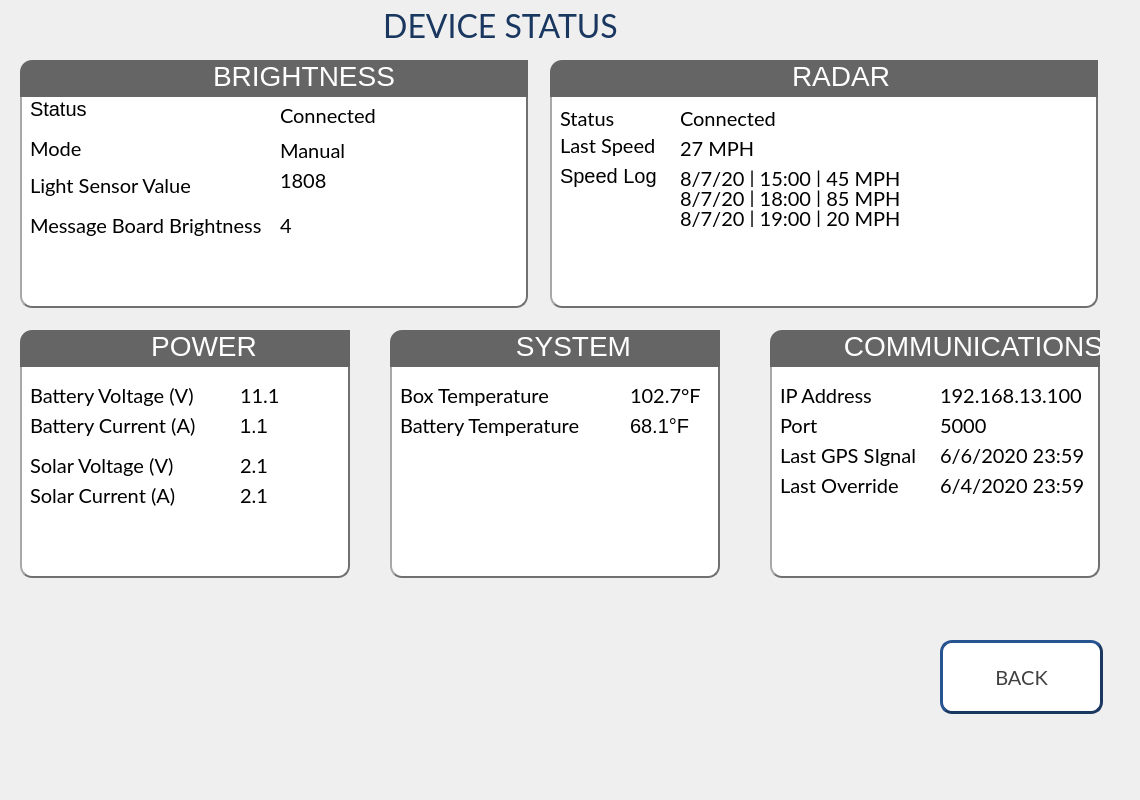
<?xml version="1.0" encoding="UTF-8"?>
<ui version="4.0">
 <class>HNS_Status_Screen</class>
 <widget class="QWidget" name="HNS_Status_Screen">
  <property name="geometry">
   <rect>
    <x>0</x>
    <y>0</y>
    <width>1140</width>
    <height>800</height>
   </rect>
  </property>
  <property name="windowTitle">
   <string>Form</string>
  </property>
  <widget class="QGroupBox" name="groupBox_3">
   <property name="geometry">
    <rect>
     <x>20</x>
     <y>60</y>
     <width>508</width>
     <height>248</height>
    </rect>
   </property>
   <property name="font">
    <font>
     <pointsize>21</pointsize>
    </font>
   </property>
   <property name="styleSheet">
    <string notr="true">QGroupBox{
	background-color:#FFFFFF;
	border-style:outset;
	border-radius:12px;
	border-radius:12px;
	border-color:#707070;
	border-width:2px
}

QGroupBox::title{
	background-color:#656565;
	color:#FFFFFF;
	padding-left:189px;
	padding-right:189px;
	padding-bottom:5px;
	subcontrol-position: top left;
	border-top-left-radius:12px;
	border-top-right-radius:12px;
}</string>
   </property>
   <property name="title">
    <string>BRIGHTNESS</string>
   </property>
   <property name="alignment">
    <set>Qt::AlignCenter</set>
   </property>
   <widget class="QLabel" name="label_40">
    <property name="geometry">
     <rect>
      <x>10</x>
      <y>40</y>
      <width>67</width>
      <height>17</height>
     </rect>
    </property>
    <property name="font">
     <font>
      <pointsize>15</pointsize>
     </font>
    </property>
    <property name="text">
     <string>Status</string>
    </property>
   </widget>
   <widget class="QLabel" name="label_41">
    <property name="geometry">
     <rect>
      <x>10</x>
      <y>80</y>
      <width>67</width>
      <height>17</height>
     </rect>
    </property>
    <property name="font">
     <font>
      <family>Lato</family>
      <pointsize>15</pointsize>
     </font>
    </property>
    <property name="text">
     <string>Mode</string>
    </property>
   </widget>
   <widget class="QLabel" name="label_42">
    <property name="geometry">
     <rect>
      <x>10</x>
      <y>110</y>
      <width>181</width>
      <height>31</height>
     </rect>
    </property>
    <property name="font">
     <font>
      <family>Lato</family>
      <pointsize>15</pointsize>
     </font>
    </property>
    <property name="text">
     <string>Light Sensor Value</string>
    </property>
   </widget>
   <widget class="QLabel" name="label_43">
    <property name="geometry">
     <rect>
      <x>10</x>
      <y>150</y>
      <width>231</width>
      <height>31</height>
     </rect>
    </property>
    <property name="font">
     <font>
      <family>Lato</family>
      <pointsize>15</pointsize>
     </font>
    </property>
    <property name="text">
     <string>Message Board Brightness</string>
    </property>
   </widget>
   <widget class="QLabel" name="LBL_Status_BrightStatus">
    <property name="geometry">
     <rect>
      <x>260</x>
      <y>40</y>
      <width>111</width>
      <height>31</height>
     </rect>
    </property>
    <property name="font">
     <font>
      <family>Lato</family>
      <pointsize>15</pointsize>
     </font>
    </property>
    <property name="text">
     <string>Connected</string>
    </property>
   </widget>
   <widget class="QLabel" name="LBL_Status_BrightMode">
    <property name="geometry">
     <rect>
      <x>260</x>
      <y>80</y>
      <width>101</width>
      <height>21</height>
     </rect>
    </property>
    <property name="font">
     <font>
      <family>Lato</family>
      <pointsize>15</pointsize>
     </font>
    </property>
    <property name="text">
     <string>Manual</string>
    </property>
   </widget>
   <widget class="QLabel" name="LBL_Status_LightInput">
    <property name="geometry">
     <rect>
      <x>260</x>
      <y>110</y>
      <width>111</width>
      <height>21</height>
     </rect>
    </property>
    <property name="font">
     <font>
      <family>Lato</family>
      <pointsize>15</pointsize>
     </font>
    </property>
    <property name="text">
     <string>1808</string>
    </property>
   </widget>
   <widget class="QLabel" name="LBL_Status_Brightness">
    <property name="geometry">
     <rect>
      <x>260</x>
      <y>150</y>
      <width>91</width>
      <height>31</height>
     </rect>
    </property>
    <property name="font">
     <font>
      <family>Lato</family>
      <pointsize>15</pointsize>
     </font>
    </property>
    <property name="text">
     <string>4</string>
    </property>
   </widget>
  </widget>
  <widget class="QLabel" name="LBL_Status_Title">
   <property name="geometry">
    <rect>
     <x>310</x>
     <y>10</y>
     <width>381</width>
     <height>31</height>
    </rect>
   </property>
   <property name="font">
    <font>
     <family>Lato</family>
     <pointsize>24</pointsize>
    </font>
   </property>
   <property name="styleSheet">
    <string notr="true">color:#1A3760</string>
   </property>
   <property name="text">
    <string>DEVICE STATUS</string>
   </property>
   <property name="alignment">
    <set>Qt::AlignCenter</set>
   </property>
  </widget>
  <widget class="QPushButton" name="PB_Status_Back">
   <property name="geometry">
    <rect>
     <x>940</x>
     <y>640</y>
     <width>163</width>
     <height>74</height>
    </rect>
   </property>
   <property name="font">
    <font>
     <family>Lato</family>
     <pointsize>15</pointsize>
    </font>
   </property>
   <property name="styleSheet">
    <string notr="true">QPushButton{
	background-color:#FFFFFF;
	color:#414141;
	border-style:outset;
	border-width:3px;
	border-color:#1A3760;
	border-radius:12px;
}</string>
   </property>
   <property name="text">
    <string>BACK</string>
   </property>
   <property name="checkable">
    <bool>false</bool>
   </property>
   <property name="checked">
    <bool>false</bool>
   </property>
  </widget>
  <widget class="QGroupBox" name="GB_Radar">
   <property name="enabled">
    <bool>true</bool>
   </property>
   <property name="geometry">
    <rect>
     <x>550</x>
     <y>60</y>
     <width>548</width>
     <height>248</height>
    </rect>
   </property>
   <property name="font">
    <font>
     <pointsize>21</pointsize>
    </font>
   </property>
   <property name="styleSheet">
    <string notr="true">QGroupBox{
	background-color:#FFFFFF;
	border-style:outset;
	border-radius:12px;
	border-radius:12px;
	border-color:#707070;
	border-width:2px
}

QGroupBox::title{
	background-color:#656565;
	color:#FFFFFF;
	padding-left:238px;
	padding-right:238px;
	padding-bottom:5px;
	subcontrol-position: top left;
	border-top-left-radius:12px;
	border-top-right-radius:12px;
}

QGroupBox:disabled{
	background-color:#CCCAC9;
}</string>
   </property>
   <property name="title">
    <string>RADAR</string>
   </property>
   <property name="alignment">
    <set>Qt::AlignCenter</set>
   </property>
   <widget class="QLabel" name="label_48">
    <property name="geometry">
     <rect>
      <x>10</x>
      <y>50</y>
      <width>67</width>
      <height>17</height>
     </rect>
    </property>
    <property name="font">
     <font>
      <family>Lato</family>
      <pointsize>15</pointsize>
     </font>
    </property>
    <property name="text">
     <string>Status</string>
    </property>
   </widget>
   <widget class="QLabel" name="label_49">
    <property name="geometry">
     <rect>
      <x>10</x>
      <y>70</y>
      <width>111</width>
      <height>31</height>
     </rect>
    </property>
    <property name="font">
     <font>
      <family>Lato</family>
      <pointsize>15</pointsize>
     </font>
    </property>
    <property name="text">
     <string>Last Speed</string>
    </property>
   </widget>
   <widget class="QLabel" name="label_50">
    <property name="geometry">
     <rect>
      <x>10</x>
      <y>100</y>
      <width>101</width>
      <height>31</height>
     </rect>
    </property>
    <property name="font">
     <font>
      <pointsize>15</pointsize>
     </font>
    </property>
    <property name="text">
     <string>Speed Log</string>
    </property>
   </widget>
   <widget class="QLabel" name="LBL_Status_RadarStatus">
    <property name="geometry">
     <rect>
      <x>130</x>
      <y>50</y>
      <width>141</width>
      <height>17</height>
     </rect>
    </property>
    <property name="font">
     <font>
      <family>Lato</family>
      <pointsize>15</pointsize>
     </font>
    </property>
    <property name="styleSheet">
     <string notr="true">QLabel:disabled{
	color:#000000;
}</string>
    </property>
    <property name="text">
     <string>Connected</string>
    </property>
   </widget>
   <widget class="QLabel" name="LBL_Status_LastSpeed">
    <property name="geometry">
     <rect>
      <x>130</x>
      <y>80</y>
      <width>111</width>
      <height>17</height>
     </rect>
    </property>
    <property name="font">
     <font>
      <family>Lato</family>
      <pointsize>15</pointsize>
     </font>
    </property>
    <property name="text">
     <string>27 MPH</string>
    </property>
   </widget>
   <widget class="QLabel" name="LBL_Status_SpeedLog1">
    <property name="geometry">
     <rect>
      <x>130</x>
      <y>110</y>
      <width>221</width>
      <height>17</height>
     </rect>
    </property>
    <property name="font">
     <font>
      <family>Lato</family>
      <pointsize>15</pointsize>
     </font>
    </property>
    <property name="text">
     <string>8/7/20 | 15:00 | 45 MPH</string>
    </property>
   </widget>
   <widget class="QLabel" name="LBL_Status_SpeedLog2">
    <property name="geometry">
     <rect>
      <x>130</x>
      <y>130</y>
      <width>221</width>
      <height>17</height>
     </rect>
    </property>
    <property name="font">
     <font>
      <family>Lato</family>
      <pointsize>15</pointsize>
     </font>
    </property>
    <property name="text">
     <string>8/7/20 | 18:00 | 85 MPH</string>
    </property>
   </widget>
   <widget class="QLabel" name="LBL_Status_SpeedLog3">
    <property name="geometry">
     <rect>
      <x>130</x>
      <y>150</y>
      <width>221</width>
      <height>17</height>
     </rect>
    </property>
    <property name="font">
     <font>
      <family>Lato</family>
      <pointsize>15</pointsize>
     </font>
    </property>
    <property name="text">
     <string>8/7/20 | 19:00 | 20 MPH</string>
    </property>
   </widget>
  </widget>
  <widget class="QGroupBox" name="GRP_Communications">
   <property name="geometry">
    <rect>
     <x>770</x>
     <y>330</y>
     <width>330</width>
     <height>248</height>
    </rect>
   </property>
   <property name="font">
    <font>
     <pointsize>21</pointsize>
    </font>
   </property>
   <property name="styleSheet">
    <string notr="true">QGroupBox{
	background-color:#FFFFFF;
	border-style:outset;
	border-radius:12px;
	border-radius:12px;
	border-color:#707070;
	border-width:2px
}

QGroupBox::title{
	background-color:#656565;
	color:#FFFFFF;
	padding-left:70px;
	padding-right:69px;
	padding-bottom:5px;
	subcontrol-position: top left;
	border-top-left-radius:12px;
	border-top-right-radius:12px;
}</string>
   </property>
   <property name="title">
    <string>COMMUNICATIONS</string>
   </property>
   <property name="alignment">
    <set>Qt::AlignCenter</set>
   </property>
   <widget class="QLabel" name="label_68">
    <property name="geometry">
     <rect>
      <x>10</x>
      <y>50</y>
      <width>111</width>
      <height>31</height>
     </rect>
    </property>
    <property name="font">
     <font>
      <family>Lato</family>
      <pointsize>15</pointsize>
     </font>
    </property>
    <property name="text">
     <string>IP Address</string>
    </property>
   </widget>
   <widget class="QLabel" name="label_69">
    <property name="geometry">
     <rect>
      <x>10</x>
      <y>80</y>
      <width>67</width>
      <height>31</height>
     </rect>
    </property>
    <property name="font">
     <font>
      <family>Lato</family>
      <pointsize>15</pointsize>
     </font>
    </property>
    <property name="text">
     <string>Port</string>
    </property>
   </widget>
   <widget class="QLabel" name="label_70">
    <property name="geometry">
     <rect>
      <x>10</x>
      <y>110</y>
      <width>151</width>
      <height>31</height>
     </rect>
    </property>
    <property name="font">
     <font>
      <family>Lato</family>
      <pointsize>15</pointsize>
     </font>
    </property>
    <property name="text">
     <string>Last GPS SIgnal</string>
    </property>
   </widget>
   <widget class="QLabel" name="label_71">
    <property name="geometry">
     <rect>
      <x>10</x>
      <y>140</y>
      <width>131</width>
      <height>31</height>
     </rect>
    </property>
    <property name="font">
     <font>
      <family>Lato</family>
      <pointsize>15</pointsize>
     </font>
    </property>
    <property name="text">
     <string>Last Override</string>
    </property>
   </widget>
   <widget class="QLabel" name="LBL_Status_IPAddr">
    <property name="geometry">
     <rect>
      <x>170</x>
      <y>50</y>
      <width>151</width>
      <height>31</height>
     </rect>
    </property>
    <property name="font">
     <font>
      <family>Lato</family>
      <pointsize>15</pointsize>
     </font>
    </property>
    <property name="text">
     <string>192.168.13.100</string>
    </property>
   </widget>
   <widget class="QLabel" name="LBL_Status_Port">
    <property name="geometry">
     <rect>
      <x>170</x>
      <y>80</y>
      <width>67</width>
      <height>31</height>
     </rect>
    </property>
    <property name="font">
     <font>
      <family>Lato</family>
      <pointsize>15</pointsize>
     </font>
    </property>
    <property name="text">
     <string>5000</string>
    </property>
   </widget>
   <widget class="QLabel" name="LBL_Status_LastGPS">
    <property name="geometry">
     <rect>
      <x>170</x>
      <y>110</y>
      <width>161</width>
      <height>31</height>
     </rect>
    </property>
    <property name="font">
     <font>
      <family>Lato</family>
      <pointsize>15</pointsize>
     </font>
    </property>
    <property name="text">
     <string>6/6/2020 23:59</string>
    </property>
   </widget>
   <widget class="QLabel" name="LBL_Status_LastOverride">
    <property name="geometry">
     <rect>
      <x>170</x>
      <y>140</y>
      <width>161</width>
      <height>31</height>
     </rect>
    </property>
    <property name="font">
     <font>
      <family>Lato</family>
      <pointsize>15</pointsize>
     </font>
    </property>
    <property name="text">
     <string>6/4/2020 23:59</string>
    </property>
   </widget>
  </widget>
  <widget class="QGroupBox" name="groupBox_5">
   <property name="geometry">
    <rect>
     <x>20</x>
     <y>330</y>
     <width>330</width>
     <height>248</height>
    </rect>
   </property>
   <property name="font">
    <font>
     <pointsize>21</pointsize>
    </font>
   </property>
   <property name="styleSheet">
    <string notr="true">QGroupBox{
	background-color:#FFFFFF;
	border-style:outset;
	border-radius:12px;
	border-radius:12px;
	border-color:#707070;
	border-width:2px
}

QGroupBox::title{
	background-color:#656565;
	color:#FFFFFF;
	padding-left:127px;
	padding-right:127px;
	padding-bottom:5px;
	subcontrol-position: top left;
	border-top-left-radius:12px;
	border-top-right-radius:12px;
}</string>
   </property>
   <property name="title">
    <string>POWER</string>
   </property>
   <property name="alignment">
    <set>Qt::AlignCenter</set>
   </property>
   <widget class="QLabel" name="label_56">
    <property name="geometry">
     <rect>
      <x>10</x>
      <y>50</y>
      <width>181</width>
      <height>31</height>
     </rect>
    </property>
    <property name="font">
     <font>
      <family>Lato</family>
      <pointsize>15</pointsize>
     </font>
    </property>
    <property name="text">
     <string>Battery Voltage (V)</string>
    </property>
   </widget>
   <widget class="QLabel" name="label_57">
    <property name="geometry">
     <rect>
      <x>10</x>
      <y>80</y>
      <width>181</width>
      <height>31</height>
     </rect>
    </property>
    <property name="font">
     <font>
      <family>Lato</family>
      <pointsize>15</pointsize>
     </font>
    </property>
    <property name="text">
     <string>Battery Current (A)</string>
    </property>
   </widget>
   <widget class="QLabel" name="LBL_SolarCurrentTitle">
    <property name="geometry">
     <rect>
      <x>10</x>
      <y>150</y>
      <width>161</width>
      <height>31</height>
     </rect>
    </property>
    <property name="font">
     <font>
      <family>Lato</family>
      <pointsize>15</pointsize>
     </font>
    </property>
    <property name="text">
     <string>Solar Current (A)</string>
    </property>
   </widget>
   <widget class="QLabel" name="LBL_Status_BattVoltage">
    <property name="geometry">
     <rect>
      <x>220</x>
      <y>50</y>
      <width>61</width>
      <height>31</height>
     </rect>
    </property>
    <property name="font">
     <font>
      <family>Lato</family>
      <pointsize>15</pointsize>
     </font>
    </property>
    <property name="text">
     <string>11.1</string>
    </property>
   </widget>
   <widget class="QLabel" name="LBL_Status_BattCurrent">
    <property name="geometry">
     <rect>
      <x>220</x>
      <y>80</y>
      <width>61</width>
      <height>31</height>
     </rect>
    </property>
    <property name="font">
     <font>
      <pointsize>15</pointsize>
     </font>
    </property>
    <property name="text">
     <string>1.1</string>
    </property>
   </widget>
   <widget class="QLabel" name="LBL_Status_SolarCurrent">
    <property name="geometry">
     <rect>
      <x>220</x>
      <y>150</y>
      <width>71</width>
      <height>31</height>
     </rect>
    </property>
    <property name="font">
     <font>
      <family>Lato</family>
      <pointsize>15</pointsize>
     </font>
    </property>
    <property name="text">
     <string>2.1</string>
    </property>
   </widget>
   <widget class="QLabel" name="LBL_SolarVoltageTitle">
    <property name="geometry">
     <rect>
      <x>10</x>
      <y>120</y>
      <width>161</width>
      <height>31</height>
     </rect>
    </property>
    <property name="font">
     <font>
      <family>Lato</family>
      <pointsize>15</pointsize>
     </font>
    </property>
    <property name="text">
     <string>Solar Voltage (V)</string>
    </property>
   </widget>
   <widget class="QLabel" name="LBL_Status_SolarVoltage">
    <property name="geometry">
     <rect>
      <x>220</x>
      <y>120</y>
      <width>71</width>
      <height>31</height>
     </rect>
    </property>
    <property name="font">
     <font>
      <family>Lato</family>
      <pointsize>15</pointsize>
     </font>
    </property>
    <property name="text">
     <string>2.1</string>
    </property>
   </widget>
  </widget>
  <widget class="QGroupBox" name="groupBox_6">
   <property name="geometry">
    <rect>
     <x>390</x>
     <y>330</y>
     <width>330</width>
     <height>248</height>
    </rect>
   </property>
   <property name="font">
    <font>
     <pointsize>21</pointsize>
    </font>
   </property>
   <property name="styleSheet">
    <string notr="true">QGroupBox{
	background-color:#FFFFFF;
	border-style:outset;
	border-radius:12px;
	border-radius:12px;
	border-color:#707070;
	border-width:2px
}

QGroupBox::title{
	background-color:#656565;
	color:#FFFFFF;
	padding-left:122px;
	padding-right:122px;
	padding-bottom:5px;
	subcontrol-position: top left;
	border-top-left-radius:12px;
	border-top-right-radius:12px;
}</string>
   </property>
   <property name="title">
    <string>SYSTEM</string>
   </property>
   <property name="alignment">
    <set>Qt::AlignCenter</set>
   </property>
   <widget class="QLabel" name="label_63">
    <property name="geometry">
     <rect>
      <x>10</x>
      <y>50</y>
      <width>181</width>
      <height>31</height>
     </rect>
    </property>
    <property name="font">
     <font>
      <family>Lato</family>
      <pointsize>15</pointsize>
     </font>
    </property>
    <property name="text">
     <string>Box Temperature</string>
    </property>
   </widget>
   <widget class="QLabel" name="LBL_OutsideTempTitle">
    <property name="geometry">
     <rect>
      <x>10</x>
      <y>80</y>
      <width>211</width>
      <height>31</height>
     </rect>
    </property>
    <property name="font">
     <font>
      <family>Lato</family>
      <pointsize>15</pointsize>
     </font>
    </property>
    <property name="text">
     <string>Battery Temperature</string>
    </property>
   </widget>
   <widget class="QLabel" name="LBL_Status_BoxTemp">
    <property name="geometry">
     <rect>
      <x>240</x>
      <y>50</y>
      <width>81</width>
      <height>31</height>
     </rect>
    </property>
    <property name="font">
     <font>
      <family>Lato</family>
      <pointsize>15</pointsize>
     </font>
    </property>
    <property name="text">
     <string>102.7°F</string>
    </property>
   </widget>
   <widget class="QLabel" name="LBL_Status_OutsideTemp">
    <property name="geometry">
     <rect>
      <x>240</x>
      <y>80</y>
      <width>71</width>
      <height>31</height>
     </rect>
    </property>
    <property name="font">
     <font>
      <pointsize>15</pointsize>
     </font>
    </property>
    <property name="text">
     <string>68.1°F</string>
    </property>
   </widget>
  </widget>
 </widget>
 <resources/>
 <connections/>
</ui>
